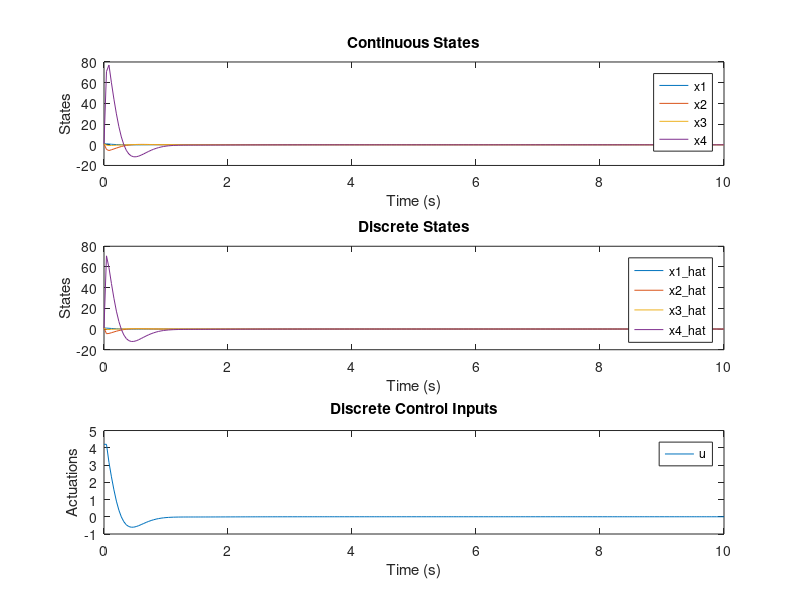

MATLAB code for this plot: (Note: this script raises an error after producing the figure.)
% Define parameters
a = [0, 1, 0, 0; -8, -4, 8, 4; 0, 0, 0, 1; 80, 40, -160, -60];
b = [0; 80; 20; -1120];
c = [1, 0, 0, 0];
ad = [0.995860265603438, 0.0378696105301410, 0.002126692778129, 0.001604928255535; 
      -0.174562623798343, 0.908578953704267, 0.046168363355559, 0.057309439566604; 
      0.0311138708080227, 0.016049282555348, 0.935759216765522, 0.015154441376985; 
      1.083961049716042, 0.573094395666044, -2.296316359874869, 0.090689864367794];
bd = [0.0341116067291290; 1.274583051774871; 0.336215739966162; -16.973847402485298];
k = [3.698404852057682, 0.527354601469353, -0.0569469847116374, 0.0311945072320842];
l = [0.627216669816835; 0.077667216653487; 0.033503186827615; 0.804439585315103];

% Time parameters
dt = 0.04; % Time step
t_end = 10; % End time
t = 0:dt:t_end; % Time vector

% Initialize state variables
x = zeros(4, length(t)); % Continuous states
x_hat = zeros(4, length(t)); % Discrete states

% Initial conditions
x(:,1) = [1; 1; 1; 1]; % Initial continuous state
x_hat(:,1) = [1; 1; 1; 1]; % Initial discrete state
u(:,1) = k*x_hat(:,1); % Initial input
% Simulation loop
for i = 1:length(t)-1
    % Continuous state update
    u(:, i+1) = k*x_hat(:,i);

    % Continuous state update using ode45
    [~, x_temp] = ode45(@(t, x) a * x - b * u(:, i), [0 dt], x(:,i));
    x(:,i+1) = x_temp(end, :)';

    % Discrete state update
    x_hat(:,i+1) = (ad-bd*k-l*c)*x_hat(:,i) +  l*c*x(:,i);
end

% Plot results
figure;
subplot(3,1,1);
plot(t, x);
title('Continuous States');
xlabel('Time (s)');
ylabel('States');
legend('x1', 'x2', 'x3', 'x4');

subplot(3,1,2);
plot(t, x_hat);
title('Discrete States');
xlabel('Time (s)');
ylabel('States');
legend('x1\_hat', 'x2\_hat', 'x3\_hat', 'x4\_hat');

subplot(3,1,3);
plot(t, u);
title('Discrete Control Inputs');
xlabel('Time (s)');
ylabel('Actuations');
legend('u');


x1 = zeros(4, length(t)); % Continuous states
x_hat1 = zeros(4, length(t)); % Discrete states

% Initial conditions
x1(:,1) = [1; 1; 1; 1]; % Initial continuous state
x_hat1(:,1) = [1; 1; 1; 1]; % Initial discrete state
u1(:,1) = K*x_hat1(:,1); % Initial input

for i = 1:length(t)-1
    % Continuous state update
    u1(:, i+1) = K*x_hat1(:,i);

    % Continuous state update using ode45
    % [~, x_temp] = ode45(@(t, x) open_loop.a * x - open_loop.b * u1(:, i), [0 dt], x1(:,i));
    [~, x_temp] = ode45(@(t, x) open_loop.a * x - open_loop.b * u1(:, i), [0 dt], x1(:,i));
    x1(:,i+1) = x_temp(end, :)';

    % Discrete state update
    x_hat1(:,i+1) = (open_loop_dt.a-open_loop_dt.b*K-L*open_loop_dt.c)*x_hat1(:,i) +  L*open_loop_dt.c*x1(:,i);
end

% Plot results
figure;
subplot(3,1,1);
plot(t, x1);
title('Continuous States');
xlabel('Time (s)');
ylabel('States');
legend('x1', 'x2', 'x3', 'x4');

subplot(3,1,2);
plot(t, x_hat1);
title('Discrete States');
xlabel('Time (s)');
ylabel('States');
legend('x1\_hat', 'x2\_hat', 'x3\_hat', 'x4\_hat');

subplot(3,1,3);
plot(t, u1);
title('Discrete Control Inputs');
xlabel('Time (s)');
ylabel('Actuations');
legend('u');